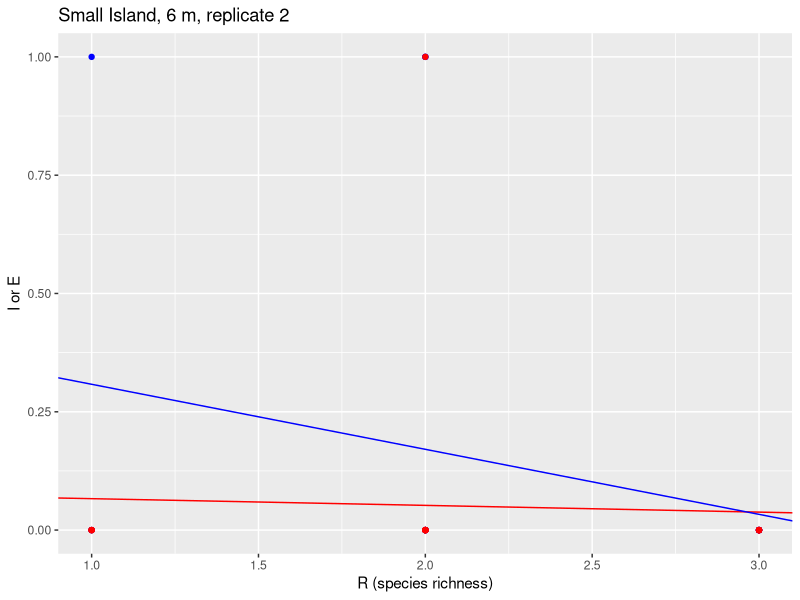
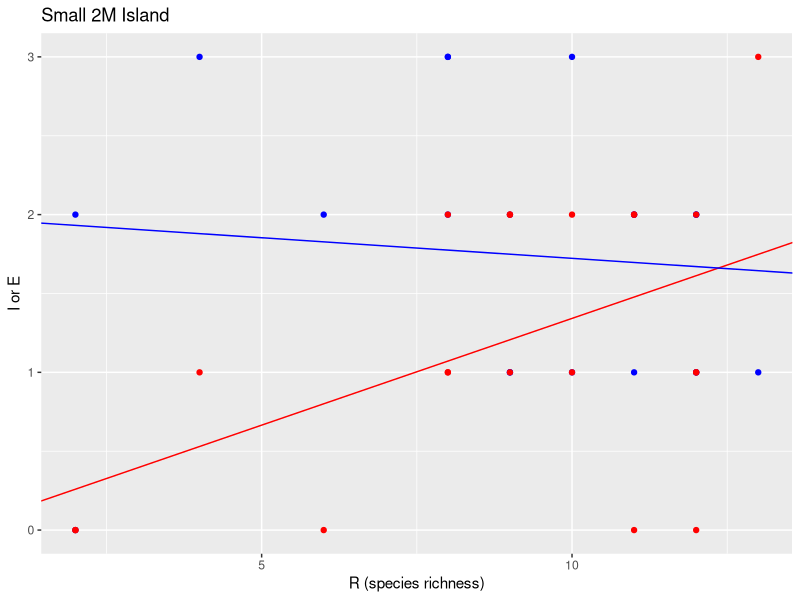

These figures' R source, in order: (Note: this script raises an error after producing the figures.)
## ---- chunk 1
knitr::opts_chunk$set(echo = TRUE)
## ---- chunk 2
rm(list = ls()) #clears the workspace for a fresh start
library(dplyr) #turns on dplyr package
library(ggplot2) #turns on ggplot2 package
library(here) #helps with file paths
## ---- chunk 3
library(readr)
Data <- read.csv(here("Data", "Biogeography", "Biogeography_Data_All_Years.csv"), stringsAsFactors = T)

str(Data) #presents how the data frame is structured
## ---- chunk 4
Data$Replicate<-as.factor(Data$Replicate)
## ---- chunk 5
DF <- Data %>% filter(Year == 2023)
## ---- chunk 6
S2M<-filter(DF, Size == "Small" & Distance == 2)
L2M<-filter(DF, Size == "Large" & Distance == 2)
S6M1<-filter(DF, Size == "Small" & Distance == 6, Replicate == "1")
S6M2<-filter(DF, Size == "Small" & Distance == 6, Replicate == "2")
L6M<- filter(DF, Size == "Large" & Distance == 6)

## ---- chunk 7
IS6M2<-lm(I~R, data = S6M2) #creates the regression model for the colonization (I) vs. R for the Small (S), 6m (6M) island, replicate 2.

summary(IS6M2)

ES6M2 <- lm(E ~ R, data = S6M2)
summary(ES6M2)

#Now plot together to visually find equilibrium 
ggplot(S6M2, aes(R, I))+
   geom_point(color = "blue")+
   geom_point(aes(R, E), color = "red")+
   geom_abline(data=ES6M2, intercept = ES6M2$coefficients[1], 
               slope = ES6M2$coefficients[2], color = "red")+
   geom_abline(data=IS6M2, intercept = IS6M2$coefficients[1], 
               slope = IS6M2$coefficients[2], color = "blue")+
  labs(x="R (species richness)", y = "I or E", title = "Small Island, 6 m, replicate 2")
  
## ---- chunk 8
IS2M<-lm(I~R, data = S2M) 
summary(IS2M)

ES2M<-lm(E~R, data = S2M) 
summary(ES2M)

#Now plot together to visually find equilibrium 
ggplot(S2M, aes(R, I))+
   geom_point(color = "blue")+
   geom_point(aes(R, E), color = "red")+
   geom_abline(data=ES2M, intercept = ES2M$coefficients[1], 
               slope = ES2M$coefficients[2], color = "red")+
   geom_abline(data=IS2M, intercept = IS2M$coefficients[1], 
               slope = IS2M$coefficients[2], color = "blue")+
  labs(x="R (species richness)", y = "I or E", title = "Small 2M Island")
  
## ---- chunk 9
ggsave(here("Data", "Outputs", "Biogeography","small_2m.png"),width = 6, height =4)
## ---- chunk 10
IS6M1<-lm(I~R, data = S6M1) #creates the regression model for the colonization (I) vs. R for the Small (S), 6m (6M) island, replicate 2.

summary(IS6M1)

ES6M1 <- lm(E ~ R, data = S6M1)
summary(ES6M1)

#Now plot together to visually find equilibrium 
ggplot(S6M1, aes(R, I))+
   geom_point(color = "blue")+
   geom_point(aes(R, E), color = "red")+
   geom_abline(data=ES6M1, intercept = ES6M1$coefficients[1], 
               slope = ES6M1$coefficients[2], color = "red")+
   geom_abline(data=IS6M1, intercept = IS6M1$coefficients[1], 
               slope = IS6M1$coefficients[2], color = "blue")+
  labs(x="R (species richness)", y = "I or E", title = "Small Island, 6 m, replicate 1")
  
## ---- chunk 11
ggsave(here("Data", "Outputs", "Biogeography","small_6m_rep1.png"),width = 6, height =4)
## ---- chunk 12
IL2M<-lm(I~R, data = L2M) 
summary(IL2M)

EL2M<-lm(E~R, data = L2M) 
summary(EL2M)

#Now plot together to visually find equilibrium 
ggplot(L2M, aes(R, I))+
   geom_point(color = "blue")+
   geom_point(aes(R, E), color = "red")+
   geom_abline(data=EL2M, intercept = EL2M$coefficients[1], 
               slope = EL2M$coefficients[2], color = "red")+
   geom_abline(data=IL2M, intercept = IL2M$coefficients[1], 
               slope = IL2M$coefficients[2], color = "blue")+
  labs(x="R (species richness)", y = "I or E", title = "Large 2M Island")
  
## ---- chunk 13
ggsave(here("Data", "Outputs", "Biogeography","large_2m.png"),width = 6, height =4)
## ---- chunk 14
IL6M<-lm(I~R, data = L6M) 
summary(IL6M)

EL6M<-lm(E~R, data = L6M) 
summary(EL6M)

#Now plot together to visually find equilibrium 
ggplot(L6M, aes(R, I))+
   geom_point(color = "blue")+
   geom_point(aes(R, E), color = "red")+
   geom_abline(data=EL6M, intercept = EL6M$coefficients[1], 
               slope = EL6M$coefficients[2], color = "red")+
   geom_abline(data=IL6M, intercept = IL6M$coefficients[1], 
               slope = IL6M$coefficients[2], color = "blue")+
  labs(x="R (species richness)", y = "I or E", title = "Large 6M Island")
  
## ---- chunk 15
ggsave(here("Data", "Outputs", "Biogeography","large_6m.png"),width = 6, height =4)
